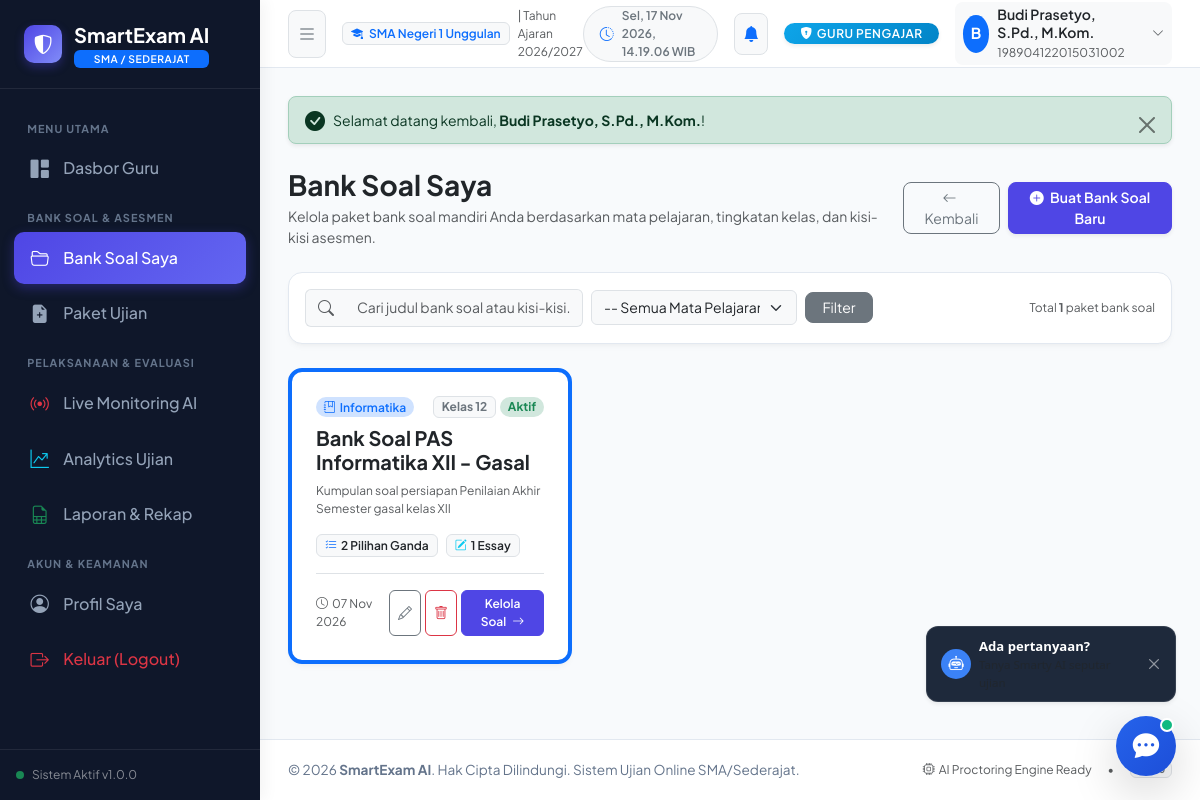
/teacher/banks (signed in), run on the app's committed database.
### tables this page shows
CREATE TABLE `teachers` (
    `id` INT UNSIGNED AUTO_INCREMENT PRIMARY KEY,
    `user_id` INT UNSIGNED NOT NULL UNIQUE COMMENT 'Relasi 1:1 ke tabel users',
    `nip` VARCHAR(30) NULL UNIQUE COMMENT 'Nomor Induk Pegawai',
    `nuptk` VARCHAR(30) NULL COMMENT 'Nomor Unik Pendidik dan Tenaga Kependidikan',
    `gender` ENUM('L', 'P') NOT NULL DEFAULT 'L' COMMENT 'Laki-laki / Perempuan',
    `phone` VARCHAR(20) NULL COMMENT 'Nomor WhatsApp / telepon guru',
    `address` TEXT NULL COMMENT 'Alamat tempat tinggal guru',
    `created_at` TIMESTAMP DEFAULT CURRENT_TIMESTAMP,
    `updated_at` TIMESTAMP DEFAULT CURRENT_TIMESTAMP ON UPDATE CURRENT_TIMESTAMP,
    INDEX `idx_teachers_nip` (`nip`),
    CONSTRAINT `fk_teachers_user` FOREIGN KEY (`user_id`) REFERENCES `users` (`id`) ON DELETE CASCADE
);

CREATE TABLE `users` (
    `id` INT UNSIGNED AUTO_INCREMENT PRIMARY KEY,
    `name` VARCHAR(100) NOT NULL COMMENT 'Nama lengkap pengguna',
    `username` VARCHAR(50) NOT NULL UNIQUE COMMENT 'Username unik login',
    `email` VARCHAR(100) NULL DEFAULT NULL COMMENT 'Alamat email pengguna (opsional)',
    `password` VARCHAR(255) NOT NULL COMMENT 'Hash sandi bcrypt',
    `role` ENUM('admin', 'guru', 'siswa') NOT NULL DEFAULT 'siswa' COMMENT 'Peran pengguna dalam sistem',
    `is_active` TINYINT(1) NOT NULL DEFAULT 1 COMMENT '1 = Aktif, 0 = Nonaktif',
    `created_at` TIMESTAMP DEFAULT CURRENT_TIMESTAMP,
    `updated_at` TIMESTAMP DEFAULT CURRENT_TIMESTAMP ON UPDATE CURRENT_TIMESTAMP,
    INDEX `idx_users_role` (`role`),
    INDEX `idx_users_username` (`username`),
    INDEX `idx_users_email` (`email`)
);

CREATE TABLE `question_banks` (
    `id` INT UNSIGNED AUTO_INCREMENT PRIMARY KEY,
    `teacher_id` INT UNSIGNED NOT NULL COMMENT 'Guru pembuat bank soal',
    `subject_id` INT UNSIGNED NOT NULL COMMENT 'Mata pelajaran terkait',
    `grade_level` VARCHAR(10) NOT NULL DEFAULT '12' COMMENT 'Tingkat kelas sasaran, cth: 10, 11, 12',
    `title` VARCHAR(150) NOT NULL COMMENT 'Judul bank soal',
    `description` TEXT NULL COMMENT 'Deskripsi atau kisi-kisi bank soal',
    `total_questions` INT UNSIGNED NOT NULL DEFAULT 0 COMMENT 'Jumlah butir soal di dalam paket',
    `is_active` TINYINT(1) NOT NULL DEFAULT 1 COMMENT 'Status bank soal: 1=Aktif, 0=Nonaktif',
    `created_at` TIMESTAMP DEFAULT CURRENT_TIMESTAMP,
    `updated_at` TIMESTAMP DEFAULT CURRENT_TIMESTAMP ON UPDATE CURRENT_TIMESTAMP,
    INDEX `idx_question_banks_teacher` (`teacher_id`),
    INDEX `idx_question_banks_subject` (`subject_id`),
    CONSTRAINT `fk_question_banks_teacher` FOREIGN KEY (`teacher_id`) REFERENCES `teachers` (`id`) ON DELETE CASCADE,
    CONSTRAINT `fk_question_banks_subject` FOREIGN KEY (`subject_id`) REFERENCES `subjects` (`id`) ON DELETE CASCADE
);

CREATE TABLE `subjects` (
    `id` INT UNSIGNED AUTO_INCREMENT PRIMARY KEY,
    `code` VARCHAR(20) NOT NULL UNIQUE COMMENT 'Kode mapel, misal: INF-12, MAT-12',
    `name` VARCHAR(100) NOT NULL COMMENT 'Nama mata pelajaran',
    `description` TEXT NULL COMMENT 'Deskripsi silabus / materi pokok',
    `created_at` TIMESTAMP DEFAULT CURRENT_TIMESTAMP,
    `updated_at` TIMESTAMP DEFAULT CURRENT_TIMESTAMP ON UPDATE CURRENT_TIMESTAMP,
    INDEX `idx_subjects_code` (`code`)
);

### app/Views/teacher/banks/index.php (the view, shortened to what the rows shown need)
<div class="row g-3 mb-4">
    <?php if (!empty($banks)): ?>
        <?php foreach ($banks as $b): ?>
            <div class="col-12 col-md-6 col-xl-4">
                <div class="card-custom p-4 h-100 d-flex flex-column justify-content-between border-top border-4 border-primary">
                    <div>
                        <div class="d-flex justify-content-between align-items-center mb-2">
                            <span class="badge bg-primary-subtle text-primary font-semibold text-xs rounded-pill px-2.5 py-1">
                                <i class="bi bi-journal-bookmark me-1"></i><?= e($b['subject_name']) ?>
                            </span>
                            <div class="d-flex align-items-center gap-1">
                                <span class="badge bg-light text-secondary border font-mono text-xs">
                                    Kelas <?= e($b['grade_level'] ?? '12') ?>
                                </span>
                                <?php if ((int)($b['is_active'] ?? 1) === 1): ?>
                                    <span class="badge bg-success-subtle text-success rounded-pill text-xs">Aktif</span>
                                <?php else: ?>
                                    <span class="badge bg-secondary-subtle text-secondary rounded-pill text-xs">Nonaktif</span>
                                <?php endif; ?>
                            </div>
                        </div>
                        <h5 class="font-bold text-dark mb-2">
                            <a href="<?= base_url('teacher/bankQuestions?bank_id=' . $b['id']) ?>" class="text-dark text-decoration-none hover-primary">
                                <?= e($b['title']) ?>
                            </a>
                        </h5>
                        <p class="text-muted text-xs mb-3 line-clamp-2" style="min-height: 32px;">
                            <?= e($b['description'] ?: 'Tidak ada instruksi atau kisi-kisi khusus untuk bank soal ini.') ?>
                        </p>
                        <div class="d-flex gap-2 mb-3">
                            <span class="badge bg-light border text-dark text-xs py-1.5 px-2 font-semibold">
                                <i class="bi bi-list-check text-primary me-1"></i><?= $b['mc_count'] ?? 0 ?> Pilihan Ganda
                            </span>
                            <span class="badge bg-light border text-dark text-xs py-1.5 px-2 font-semibold">
                                <i class="bi bi-pencil-square text-info me-1"></i><?= $b['essay_count'] ?? 0 ?> Essay
                            </span>
                        </div>
                    </div>
                    <div class="pt-3 border-top d-flex justify-content-between align-items-center">
                        <small class="text-muted text-xs">
                            <i class="bi bi-clock me-1"></i><?= date('d M Y', strtotime($b['created_at'])) ?>
                        </small>
                        <div class="d-flex gap-1">
                            <button type="button" class="btn btn-outline-secondary btn-sm rounded-2 py-1 px-2" data-bs-toggle="modal" data-bs-target="#modalEditBank_<?= $b['id'] ?>" title="Edit Bank Soal">
                                <i class="bi bi-pencil"></i>
                            </button>
                            <button type="button" class="btn btn-outline-danger btn-sm rounded-2 py-1 px-2" data-bs-toggle="modal" data-bs-target="#modalDeleteBank_<?= $b['id'] ?>" title="Hapus Bank Soal">
                                <i class="bi bi-trash"></i>
                            </button>
                            <a href="<?= base_url('teacher/bankQuestions?bank_id=' . $b['id']) ?>" class="btn btn-primary btn-sm rounded-2 py-1 px-3 font-semibold text-xs">
                                Kelola Soal <i class="bi bi-arrow-right ms-1"></i>
                            </a>
                        </div>
                    </div>
                </div>
            </div>
        <?php endforeach; ?>
    <?php endif; ?>
</div>

### app/Views/partials/navbar.php (shortened to what the rows shown need)
<?php
$currentUser = AuthMiddleware::user() ?? [];
$role = AuthMiddleware::role() ?? 'guest';
$roleBadgeClass = match($role) {
    'admin' => 'badge-role-admin',
    'guru'  => 'badge-role-guru',
    'siswa' => 'badge-role-siswa',
    default => 'bg-secondary'
};
$roleLabel = match($role) {
    'admin' => 'SUPER USER / ADMIN',
    'guru'  => 'GURU PENGAJAR',
    'siswa' => 'PESERTA DIDIK',
    default => 'GUEST'
};
?>
<header class="top-navbar">
    <div class="d-flex align-items-center gap-3">
        <button id="sidebarToggle" class="btn btn-light border text-secondary btn-sm p-2 rounded-3" type="button" aria-label="Toggle Sidebar" title="Buka/Tutup Menu">
            <i class="bi bi-list fs-5"></i>
        </button>
        <div class="d-none d-md-flex align-items-center gap-2">
            <span class="badge bg-light text-primary border px-2 py-1 font-semibold">
                <i class="bi bi-mortarboard-fill me-1"></i> SMA Negeri 1 Unggulan
            </span>
            <span class="text-muted text-xs">| Tahun Ajaran 2026/2027</span>
        </div>
    </div>
    <div class="d-flex align-items-center gap-3">
        <div class="d-none d-lg-flex align-items-center gap-2 text-secondary text-sm bg-light px-3 py-1.5 rounded-pill border">
            <i class="bi bi-clock-history text-primary"></i>
            <span id="liveClock" class="font-semibold text-xs">Memuat waktu...</span>
        </div>
        <div class="dropdown" id="notificationDropdownContainer">
            <button class="btn btn-light border position-relative p-2 rounded-3 text-secondary"
                    type="button"
                    id="notifMenuButton"
                    data-bs-toggle="dropdown"
                    aria-expanded="false"
                    title="Notifikasi Pengguna">
                <i class="bi bi-bell-fill fs-6 text-primary"></i>
            </button>
        </div>
        <span class="badge <?= $roleBadgeClass ?> rounded-pill px-3 py-1.5 text-xs shadow-sm d-none d-sm-inline-block">
            <i class="bi bi-shield-lock-fill me-1"></i><?= $roleLabel ?>
        </span>
        <div class="dropdown">
            <button class="btn btn-light border-0 d-flex align-items-center gap-2 py-1 px-2 rounded-3" type="button" id="userMenuButton" data-bs-toggle="dropdown" aria-expanded="false">
                <div class="rounded-circle bg-primary text-white d-flex align-items-center justify-content-center font-bold" style="width: 38px; height: 38px; font-size: 0.95rem;">
                    <?= strtoupper(substr($currentUser['name'] ?? 'U', 0, 1)) ?>
                </div>
                <div class="d-none d-md-block text-start lh-sm pe-1">
                    <div class="font-semibold text-sm text-dark"><?= e($currentUser['name'] ?? 'User') ?></div>
                    <small class="text-muted text-xs"><?= e($currentUser['nisn_nip'] ?? $currentUser['username'] ?? '') ?></small>
                </div>
                <i class="bi bi-chevron-down text-muted text-xs ms-1"></i>
            </button>
        </div>
    </div>
</header>

### data on the page
teachers: user.username "GURU PENGAJAR", user.name "B", user.name "Budi Prasetyo, S.Pd., M.Kom.", nip "198904122015031002"
question_banks: subject.name "Informatika", grade_level "12", is_active "Aktif", title "Bank Soal PAS Informatika XII - Gasal", description "Kumpulan soal persiapan Penilaian Akhir Semester gasal kelas XII", mc_count "2", essay_count "1", created_at "07 Nov 2026"

### other printed values
APP_NAME "SmartExam AI"
APP_VERSION "1.0.0"
$msg "Selamat datang kembali, Budi Prasetyo, S.Pd., M.Kom. !"
$total "1"
